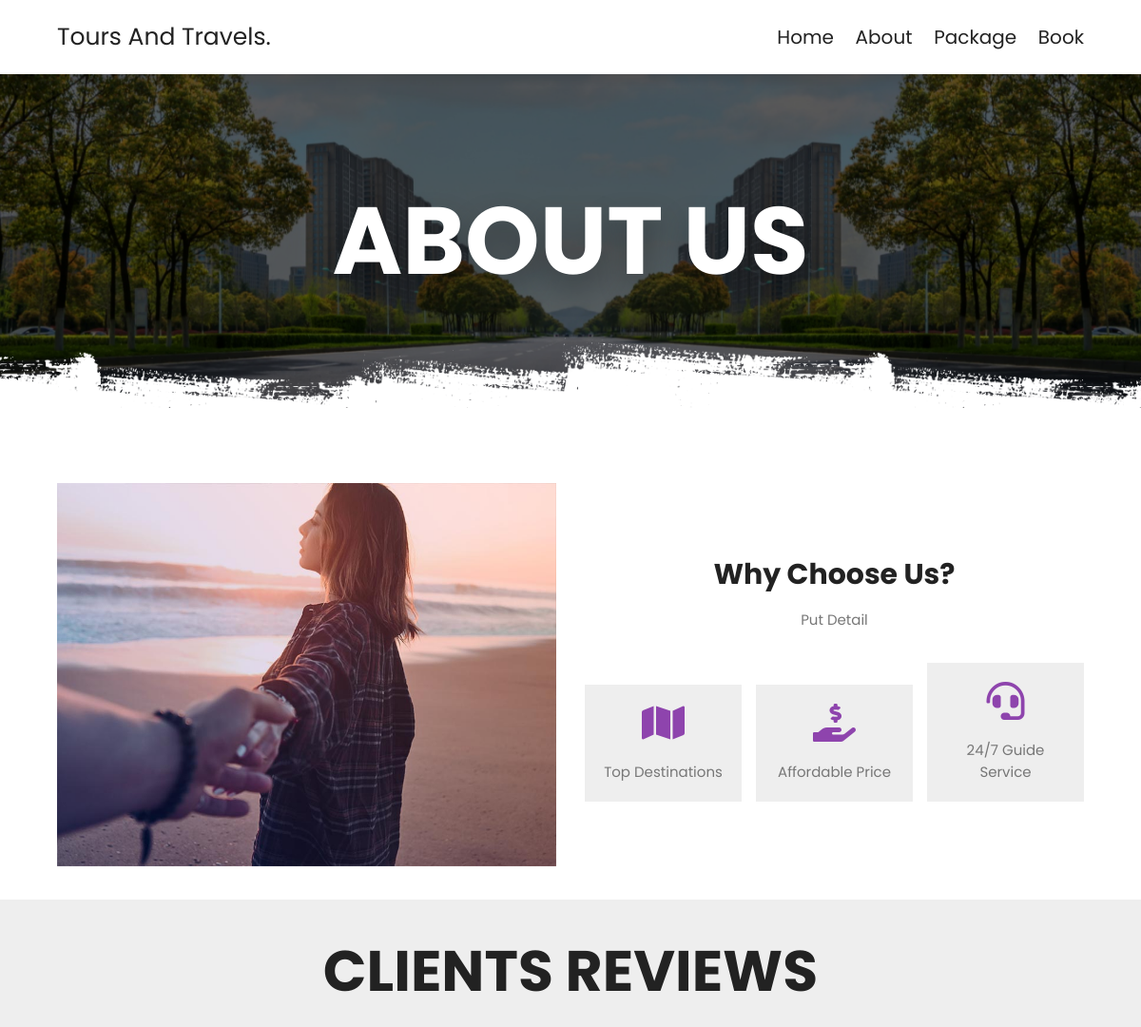
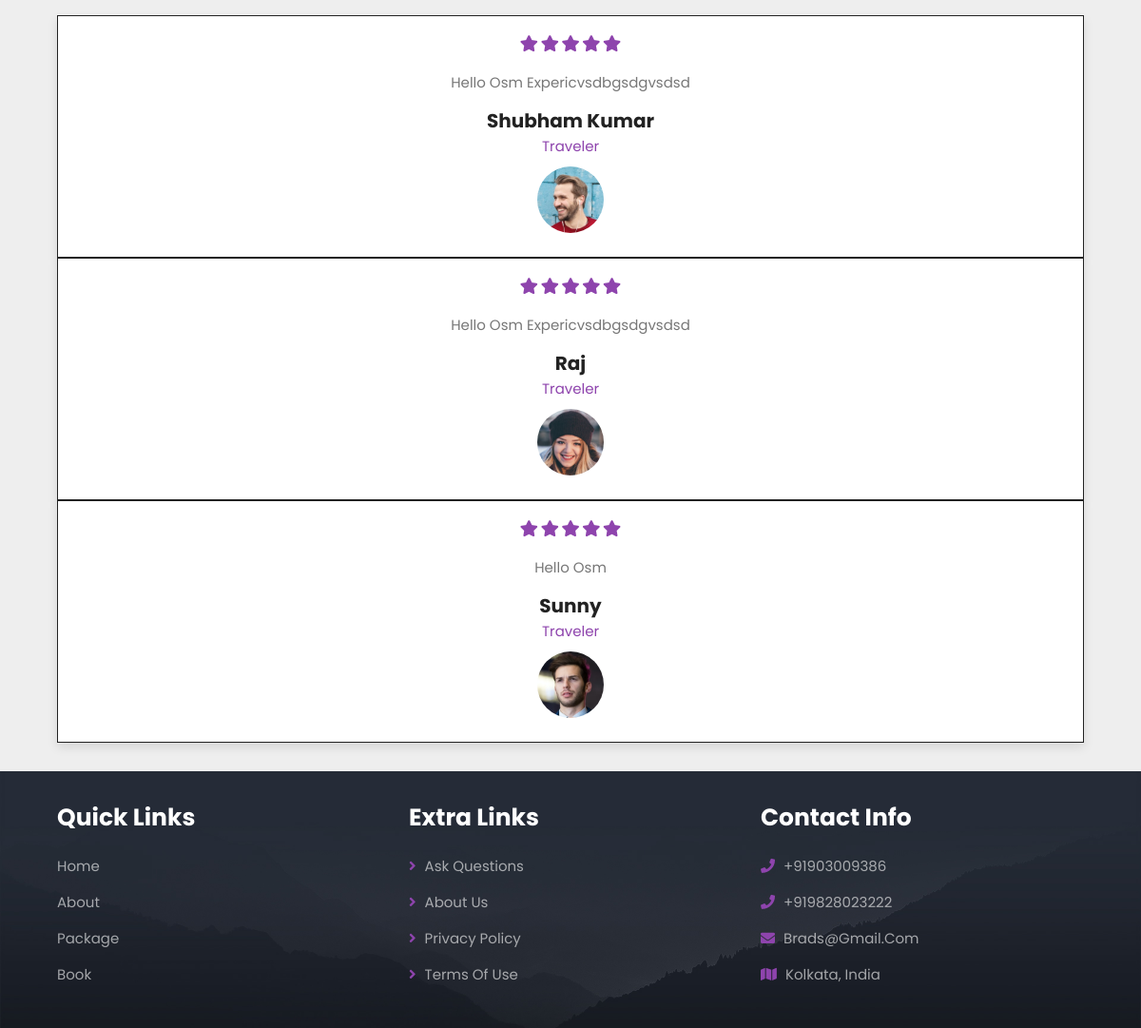
The page /about/ on the database its author committed (2 pictures, top to bottom).
### destination/models.py (models this page shows, shortened)
class CustomerReview(models.Model):
    name = models.CharField(max_length=50)
    stars = models.PositiveSmallIntegerField(default=5, validators=[MaxValueValidator(
        5), MinValueValidator(1)]
    )
    review = models.CharField(max_length=500)
    image = models.ImageField('Image',
                              null=True,
                              blank=True,
                              validators=[validate_image])

### destination/views.py (the view)
# urls.py: path('about/', AboutView.as_view(), name='about'),
class AboutView(ListView):
    model = CustomerReview
    template_name = "main/about.html"

### templates/main/about.html (shortened to what this page needs)
{% extends "base.html" %}
{% load static %}
{% block content %}
<div class="heading" style="background: url({% static 'images/header-bg-1.png' %}) no-repeat;">
  <h1>about us</h1>
</div>
<section class="about">
  <div class="image">
    <img src="{%static 'images/about-img.jpg'%}" alt="about-img.jpg">
  </div>
  <div class="content">
    <h3>why choose us?</h3>
    <p>put detail</p>
    <div class="icons-container">
      <div class="icons">
        <i class="fas fa-map"></i>
        <span>top destinations</span>
      </div>
      <div class="icons">
        <i class="fas fa-hand-holding-usd"></i>
        <span>affordable price</span>
      </div>
      <div class="icons">
        <i class="fas fa-headset"></i>
        <span>24/7 guide service</span>
      </div>
    </div>
  </div>
</section>
<section class="reviews">
  <h1 class="heading-title"> clients reviews </h1>
  <div class="swiper reviews-slider">
    <div class="swiper-wrapper">
      {% for item in object_list %}
      <div class="swiper-slide slide">
        <div class="stars">
          <i class="fas fa-star"></i>
          <i class="fas fa-star"></i>
          <i class="fas fa-star"></i>
          <i class="fas fa-star"></i>
          <i class="fas fa-star"></i>
        </div>
        <p>{{item.review}}</p>
        <h3>{{item.name}}</h3>
        <span>traveler</span>
        <img src="{{ item.image.url }}" alt="small image">
      </div>
      {% endfor %}
    </div>
  </div>
</section>
{% endblock content %}

### static_in_env/css/style.css (style rules this page uses)
:root { --main-color:#8e44ad; --black:#222; --white:#fff; --light-black:#777; --light-white:#fff9; --dark-bg:rgba(0,0,0,.7); --light-bg:#eee; --border:.1rem solid var(--black); --box-shadow:0 .5rem 1rem rgba(0,0,0,.1); --text-shadow:0 1.5rem 3rem rgba(0,0,0,.3); }
* { font-family: 'Poppins', sans-serif; margin:0; padding:0; box-sizing: border-box; outline: none; border:none; text-decoration: none; text-transform: capitalize; }
html { font-size: 62.5%; overflow-x: hidden; }
section { padding:5rem 10%; }
.heading { background-size: cover !important; background-position: center !important; padding-top: 10rem; padding-bottom:15rem; display: flex; align-items: center; justify-content: center; }
.heading h1 { font-size: 10rem; text-transform: uppercase; color:var(--white); text-shadow: var(--text-shadow); }
.heading-title { text-align: center; margin-bottom: 3rem; font-size: 6rem; text-transform: uppercase; color:var(--black); }
.about { display: flex; align-items: center; flex-wrap: wrap; gap:3rem; }
.about .image { flex:1 1 41rem; }
.about .image img { width: 100%; }
.about .content { flex:1 1 41rem; text-align: center; }
.about .content h3 { font-size: 3rem; color:var(--black); }
.about .content p { font-size: 1.5rem; color:var(--light-black); line-height: 2; padding:1rem 0; }
.about .content .icons-container { margin-top: 2rem; display: flex; flex-wrap: wrap; gap:1.5rem; align-items: flex-end; }
.about .content .icons-container .icons { background: var(--light-bg); padding:2rem; flex:1 1 16rem; }
.about .content .icons-container .icons i { font-size: 4rem; margin-bottom: 2rem; color:var(--main-color); }
.about .content .icons-container .icons span { font-size: 1.5rem; color:var(--light-black); display:block; }
.reviews { background: var(--light-bg); }
.reviews .slide { padding:2rem; border:var(--border); background: var(--white); text-align: center; box-shadow: var(--box-shadow); user-select: none; }
.reviews .slide .stars { padding-bottom: .5rem; }
.reviews .slide .stars i { font-size: 1.7rem; color:var(--main-color); }
.reviews .slide p { font-size: 1.5rem; color:var(--light-black); line-height: 2; padding:1rem 0; }
.reviews .slide h3 { font-size: 2rem; color:var(--black); }
.reviews .slide span { font-size: 1.5rem; color:var(--main-color); display: block; }
.reviews .slide img { height: 7rem; width: 7rem; border-radius: 50%; margin-top: 1rem; }
@media (max-width:1200px) { section { padding:3rem 5%; } }

### rows shown on the page
CustomerReview: review "Hello Osm Expericvsdbgsdgvsdsd", name "Shubham Kumar", image (picture)
CustomerReview: review "Hello Osm Expericvsdbgsdgvsdsd", name "Raj", image (picture)
CustomerReview: review "Hello Osm", name "Sunny", image (picture)
